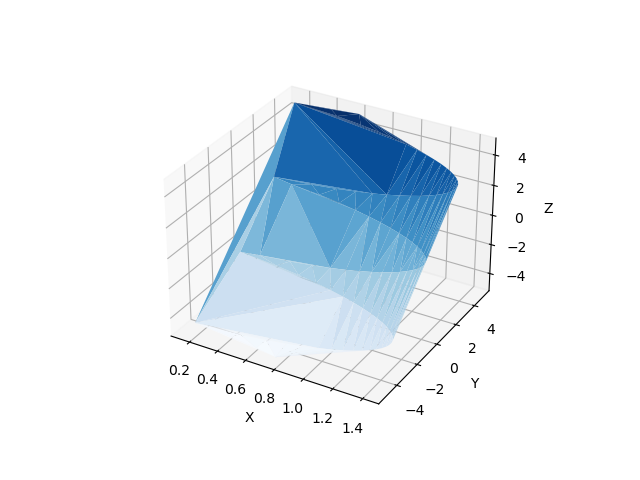

This chart was generated by the following Python code:
from mpl_toolkits import mplot3d
import numpy as np
import matplotlib.pyplot as plt

x = np.arange(-5,5,0.1)
y = np.arange(-5,5,0.1)
z = np.abs(np.cos(x)+np.cos(y))**(1/2)

my_cmap = plt.get_cmap('Blues')
fig = plt.figure()
ax = plt.axes(projection ='3d')
ax.plot_trisurf(z,x, y,cmap = my_cmap,linewidth = 0.2,antialiased = True)
ax.set_xlabel('X')
ax.set_ylabel('Y')
ax.set_zlabel('Z')
 
plt.show()
